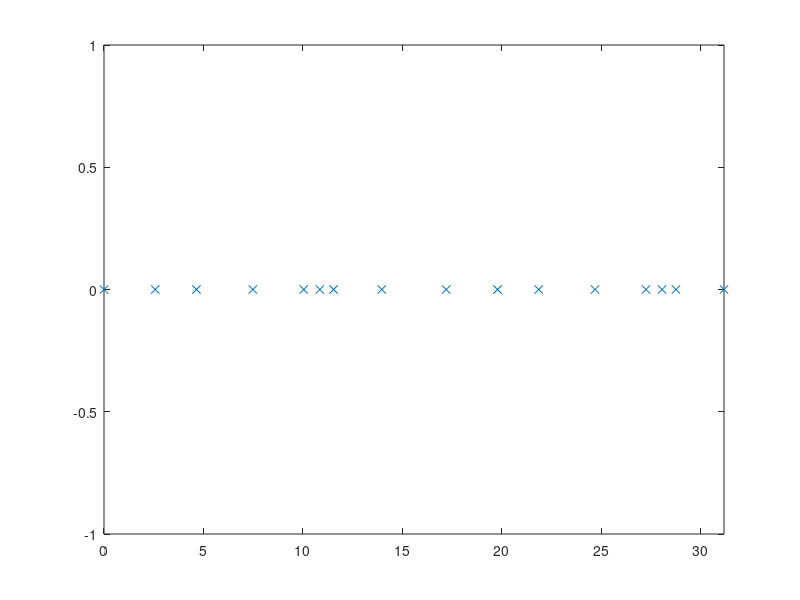

Write MATLAB code to recreate this figure. (Note: this script raises an error after producing the figure.)
%%
%  Random Spacing Linear Array Side Lobe Optimization
%
%  Version 1
%  Zhengyu Peng
%%

clear;

%% Configuration
wavelength=1;
k=2*pi/wavelength;   % wave number
angleStep=0.05;
theta=0:angleStep:360;
elementNumber=16;
spacingMIN=0.5; % minimum space between two elements
spacingMAX=3.5;   % maximum space between two elements
mainbeam=5;     % width of the main lobe
thetaM=90;      % location of the main lobe

%% random spacing
% d0, d1, d2, d3, d4, d5, d6, d7, d8, d9, d10, d11, d12, d13, d14

% d=spacingMIN + (spacingMAX-spacingMIN).*rand(1,elementNumber-1);
% d=[0,d];

%% random symmetrical spacing
% d0, d1, d2, d3, d4, d5, d6, d7, d6, d5, d4, d3, d2, d1, d0

% d=[spacingMIN/2 + (spacingMAX/2-spacingMIN/2).*rand(1), spacingMIN + (spacingMAX-spacingMIN).*rand(1,elementNumber/2-1)];
% d1=fliplr(d);
% d=[0,d1(1:length(d1)-1),d1(length(d1))+d(1),d(2:length(d))];

%% random spacing + shift
% d0, d1, d2, d3, d4, d5, d6, d7, d0, d1, d2, d3, d4, d5, d6

d=spacingMIN + (spacingMAX-spacingMIN).*rand(1,elementNumber/2-1);
d=[0,d,spacingMIN*2 + (spacingMAX*2-spacingMIN*2).*rand(1),d];

%%
for nn=2:length(d)
    d(nn)=d(nn-1)+d(nn);
end

figure(1);
plot(d,zeros(1,length(d)),'x');
axis([0,d(length(d)),-1,1]);

%% Array factor
A=zeros(length(theta),elementNumber);
for nn=1:length(d)
    A(:,nn)=exp(1i*k*d(nn)*cosd(theta));
end

%% Main lobe
A_M=zeros(1,elementNumber);
for nn=1:length(d)
    A_M(:,nn)=exp(1i*k*d(nn)*cosd(thetaM));
end

%% Side lobe
theta_SL=[0:angleStep:thetaM-mainbeam/2,thetaM+mainbeam/2:angleStep:180];
%theta_ML=90+mainbeam/2:angleStep:180;

A_SL=zeros(length(theta_SL),elementNumber);
for nn=1:length(d)
    A_SL(:,nn)=exp(1i*k*d(nn)*cosd(theta_SL));
end

%% Optimization
cvx_begin %quiet
variable w(elementNumber) complex
minimize( max(abs(A_SL*w)) )
subject to
A_M*w==1;
cvx_end

%% Plot result
%w=ones(1,elementNumber)';
figure(2);
plot(theta,20*log10(abs(A*w))-max(20*log10(abs(A*w))));
axis([0,180,-30,0]);
